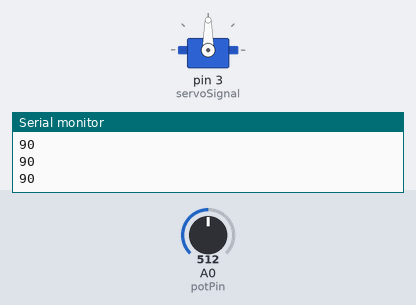
Bench run of a sketch on a simulated Arduino Uno, built with avr-gcc and run on an emulated ATmega328P. On the bench: servo, the last lines printed to the serial monitor. The test bench sets the inputs (shaded band); at power-on: A0 (potPin) = 512.

Above: at 1.2 s.
1.3 s: A0 (potPin) set to 716
At 2.0 s:
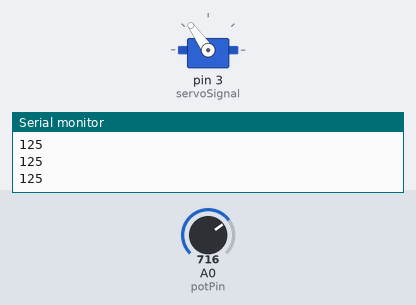
2.8 s: A0 (potPin) set to 900
At 4.0 s:
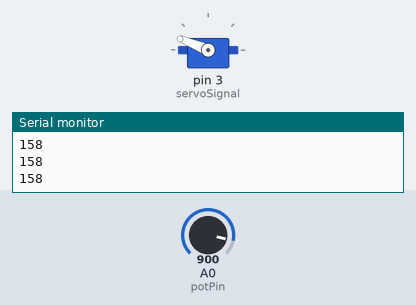
4.3 s: A0 (potPin) set to 1023
At 5.5 s:
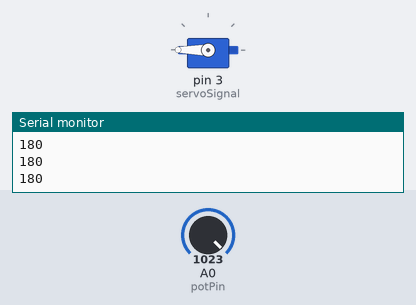
5.8 s: A0 (potPin) set to 306
At 6.6 s:
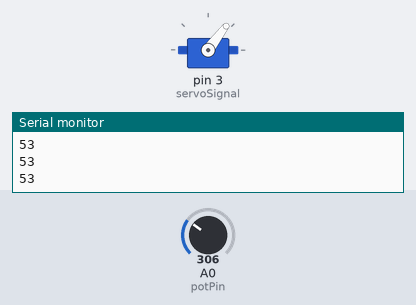
7.3 s: A0 (potPin) set to 122
At 7.9 s:
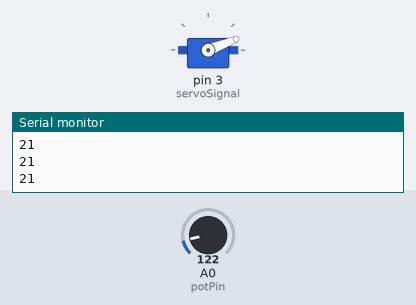
8.8 s: A0 (potPin) set to 0
At 9.9 s:
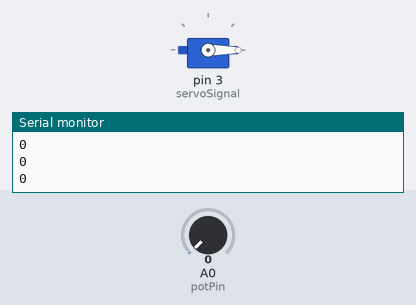
Timing chart, 0 to 11.3 s (numbered marks = the images above; inputs shaded):
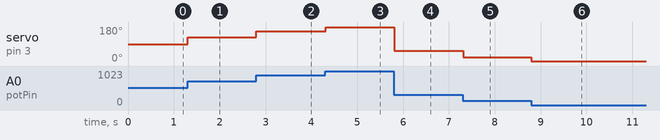

Measured:
- after the input at 1.3 s, servo on pin 3 (servoSignal): 90° → 125° at once
- after the input at 2.8 s, servo on pin 3 (servoSignal): 125° → 158° at once
- after the input at 4.3 s, servo on pin 3 (servoSignal): 158° → 180° at once
- after the input at 5.8 s, servo on pin 3 (servoSignal): 180° → 53° at once
- after the input at 7.3 s, servo on pin 3 (servoSignal): 53° → 21° at once
- after the input at 8.8 s, servo on pin 3 (servoSignal): 21° → 0° at once

The sketch:

Exemplo_2_Acionamentos.ino
```cpp
#include <Servo.h>

#define DEBUG Serial
#define potPin A0
#define servoSignal 3

Servo Servo;

int val = 0;

void setup() {
  Servo.attach(servoSignal);
  #ifdef DEBUG
    DEBUG.begin(115200);
  #endif
}

void loop() {
  val = analogRead(potPin);
  val = map(val, 0, 1023, 0, 180);
  Servo.write(val);
  #ifdef DEBUG
    DEBUG.println(Servo.read());
  #endif
  delay(15);
}
```
